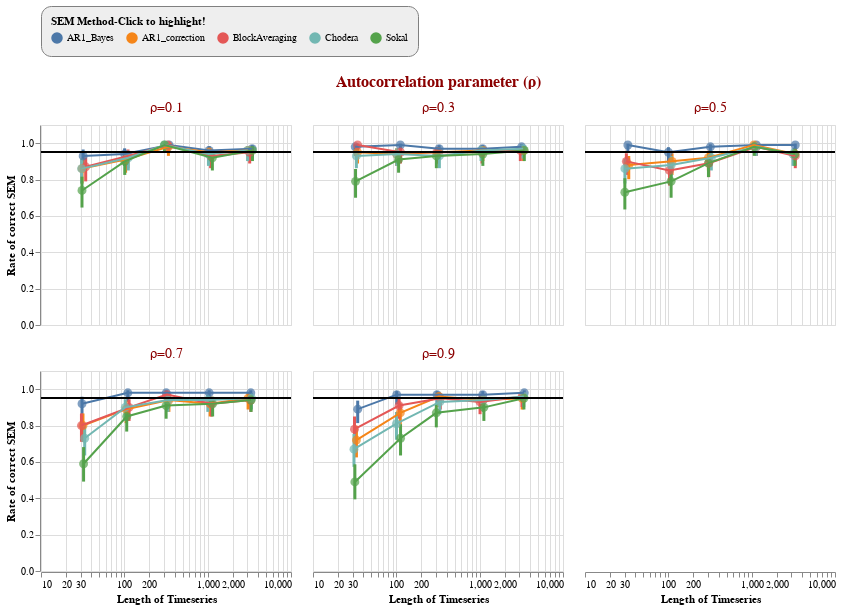

Write notebook code for a chart like this one.
### Code cell
chart.interactive()

### Figure 1 — Vega-Lite specification as saved in the notebook (floating-point values rounded to 4 significant figures)
{"config": {"view": {"continuousWidth": 400, "continuousHeight": 300}, "header": {"labelColor": "darkred", "labelFontSize": 14, "titleColor": "darkred", "titleFontSize": 16}, "legend": {"cornerRadius": 10, "fillColor": "#EEEEEE", "orient": "top", "padding": 10, "strokeColor": "gray"}}, "data": {"name": "data-22f9b012e54337021c86ad1db4ef479a"}, "facet": {"type": "nominal", "field": "trueRho", "title": "Autocorrelation parameter (ρ)"}, "spec": {"layer": [{"mark": {"type": "rule", "strokeWidth": 3}, "encoding": {"color": {"condition": {"type": "nominal", "field": "methodName", "selection": "selector014"}, "value": "lightgrey"}, "x": {"type": "quantitative", "field": "x_jittered"}, "y": {"type": "quantitative", "field": "ymin", "title": ""}, "y2": {"field": "ymax"}}, "selection": {"selector014": {"type": "single", "fields": ["methodName"], "empty": "all", "bind": "legend"}, "selector015": {"type": "interval", "bind": "scales", "encodings": ["x", "y"]}}, "transform": [{"calculate": "0.15*random()*datum.timeSeriesLength+datum.timeSeriesLength", "as": "x_jittered"}, {"calculate": "datum.confIntLow", "as": "ymin"}, {"calculate": "datum.confIntHigh", "as": "ymax"}, {"calculate": "0.95", "as": "goal"}]}, {"mark": {"type": "point", "filled": true}, "encoding": {"color": {"condition": {"type": "nominal", "field": "methodName", "legend": {"title": "SEM Method-Click to highlight!"}, "selection": "selector012"}, "value": "lightgrey"}, "size": {"value": 80}, "tooltip": [{"type": "nominal", "field": "methodName"}], "x": {"type": "quantitative", "field": "x_jittered", "scale": {"type": "log"}, "title": "Length of Timeseries"}, "y": {"type": "quantitative", "field": "rate", "scale": {"domain": [0, 1.04]}, "title": "Rate of correct SEM"}}, "selection": {"selector012": {"type": "single", "fields": ["methodName"], "empty": "all", "bind": "legend"}}, "transform": [{"calculate": "0.15*random()*datum.timeSeriesLength+datum.timeSeriesLength", "as": "x_jittered"}, {"calculate": "datum.confIntLow", "as": "ymin"}, {"calculate": "datum.confIntHigh", "as": "ymax"}, {"calculate": "0.95", "as": "goal"}]}, {"mark": "line", "encoding": {"color": {"condition": {"type": "nominal", "field": "methodName", "selection": "selector013"}, "value": "lightgrey"}, "x": {"type": "quantitative", "field": "x_jittered"}, "y": {"type": "quantitative", "field": "rate"}}, "selection": {"selector013": {"type": "single", "fields": ["methodName"], "empty": "all", "bind": "legend"}}, "transform": [{"calculate": "0.15*random()*datum.timeSeriesLength+datum.timeSeriesLength", "as": "x_jittered"}, {"calculate": "datum.confIntLow", "as": "ymin"}, {"calculate": "datum.confIntHigh", "as": "ymax"}, {"calculate": "0.95", "as": "goal"}]}, {"mark": {"type": "rule", "color": "black"}, "encoding": {"y": {"type": "quantitative", "field": "goal"}}, "transform": [{"calculate": "0.15*random()*datum.timeSeriesLength+datum.timeSeriesLength", "as": "x_jittered"}, {"calculate": "datum.confIntLow", "as": "ymin"}, {"calculate": "datum.confIntHigh", "as": "ymax"}, {"calculate": "0.95", "as": "goal"}]}], "height": 200, "width": 250}, "columns": 3, "$schema": "https://vega.github.io/schema/vega-lite/v4.8.1.json", "datasets": {"data-22f9b012e54337021c86ad1db4ef479a": [{"methodName": "AR1_Bayes", "timeSeriesLength": 30, "trueRho": "ρ=0.1", "rate": 0.93, "confInt": 0.05001, "confIntLow": 0.8624, "confIntHigh": 0.9652}, {"methodName": "AR1_Bayes", "timeSeriesLength": 30, "trueRho": "ρ=0.3", "rate": 0.98, "confInt": 0.02744, "confIntLow": 0.9303, "confIntHigh": 0.9938}, {"methodName": "AR1_Bayes", "timeSeriesLength": 30, "trueRho": "ρ=0.5", "rate": 0.99, "confInt": 0.0195, "confIntLow": 0.9461, "confIntHigh": 0.9976}, {"methodName": "AR1_Bayes", "timeSeriesLength": 30, "trueRho": "ρ=0.7", "rate": 0.92, "confInt": 0.05317, "confIntLow": 0.8499, "confIntHigh": 0.9584}, {"methodName": "AR1_Bayes", "timeSeriesLength": 30, "trueRho": "ρ=0.9", "rate": 0.89, "confInt": 0.06133, "confIntLow": 0.8135, "confIntHigh": 0.9371}, {"methodName": "AR1_Bayes", "timeSeriesLength": 100, "trueRho": "ρ=0.1", "rate": 0.94, "confInt": 0.04655, "confIntLow": 0.8752, "confIntHigh": 0.9717}, {"methodName": "AR1_Bayes", "timeSeriesLength": 100, "trueRho": "ρ=0.3", "rate": 0.99, "confInt": 0.0195, "confIntLow": 0.9461, "confIntHigh": 0.9976}, {"methodName": "AR1_Bayes", "timeSeriesLength": 100, "trueRho": "ρ=0.5", "rate": 0.95, "confInt": 0.04272, "confIntLow": 0.8882, "confIntHigh": 0.9779}, {"methodName": "AR1_Bayes", "timeSeriesLength": 100, "trueRho": "ρ=0.7", "rate": 0.98, "confInt": 0.02744, "confIntLow": 0.9303, "confIntHigh": 0.9938}, {"methodName": "AR1_Bayes", "timeSeriesLength": 100, "trueRho": "ρ=0.9", "rate": 0.97, "confInt": 0.03344, "confIntLow": 0.9156, "confIntHigh": 0.9891}, {"methodName": "AR1_Bayes", "timeSeriesLength": 300, "trueRho": "ρ=0.1", "rate": 0.99, "confInt": 0.0195, "confIntLow": 0.9461, "confIntHigh": 0.9976}, {"methodName": "AR1_Bayes", "timeSeriesLength": 300, "trueRho": "ρ=0.3", "rate": 0.97, "confInt": 0.03344, "confIntLow": 0.9156, "confIntHigh": 0.9891}, {"methodName": "AR1_Bayes", "timeSeriesLength": 300, "trueRho": "ρ=0.5", "rate": 0.98, "confInt": 0.02744, "confIntLow": 0.9303, "confIntHigh": 0.9938}, {"methodName": "AR1_Bayes", "timeSeriesLength": 300, "trueRho": "ρ=0.7", "rate": 0.98, "confInt": 0.02744, "confIntLow": 0.9303, "confIntHigh": 0.9938}, {"methodName": "AR1_Bayes", "timeSeriesLength": 300, "trueRho": "ρ=0.9", "rate": 0.97, "confInt": 0.03344, "confIntLow": 0.9156, "confIntHigh": 0.9891}, {"methodName": "AR1_Bayes", "timeSeriesLength": 1000, "trueRho": "ρ=0.1", "rate": 0.96, "confInt": 0.03841, "confIntLow": 0.9017, "confIntHigh": 0.9837}, {"methodName": "AR1_Bayes", "timeSeriesLength": 1000, "trueRho": "ρ=0.3", "rate": 0.97, "confInt": 0.03344, "confIntLow": 0.9156, "confIntHigh": 0.9891}, {"methodName": "AR1_Bayes", "timeSeriesLength": 1000, "trueRho": "ρ=0.5", "rate": 0.99, "confInt": 0.0195, "confIntLow": 0.9461, "confIntHigh": 0.9976}, {"methodName": "AR1_Bayes", "timeSeriesLength": 1000, "trueRho": "ρ=0.7", "rate": 0.98, "confInt": 0.02744, "confIntLow": 0.9303, "confIntHigh": 0.9938}, {"methodName": "AR1_Bayes", "timeSeriesLength": 1000, "trueRho": "ρ=0.9", "rate": 0.97, "confInt": 0.03344, "confIntLow": 0.9156, "confIntHigh": 0.9891}, {"methodName": "AR1_Bayes", "timeSeriesLength": 3000, "trueRho": "ρ=0.1", "rate": 0.97, "confInt": 0.03344, "confIntLow": 0.9156, "confIntHigh": 0.9891}, {"methodName": "AR1_Bayes", "timeSeriesLength": 3000, "trueRho": "ρ=0.3", "rate": 0.98, "confInt": 0.02744, "confIntLow": 0.9303, "confIntHigh": 0.9938}, {"methodName": "AR1_Bayes", "timeSeriesLength": 3000, "trueRho": "ρ=0.5", "rate": 0.99, "confInt": 0.0195, "confIntLow": 0.9461, "confIntHigh": 0.9976}, {"methodName": "AR1_Bayes", "timeSeriesLength": 3000, "trueRho": "ρ=0.7", "rate": 0.98, "confInt": 0.02744, "confIntLow": 0.9303, "confIntHigh": 0.9938}, {"methodName": "AR1_Bayes", "timeSeriesLength": 3000, "trueRho": "ρ=0.9", "rate": 0.98, "confInt": 0.02744, "confIntLow": 0.9303, "confIntHigh": 0.9938}, {"methodName": "AR1_correction", "timeSeriesLength": 30, "trueRho": "ρ=0.1", "rate": 0.86, "confInt": 0.06801, "confIntLow": 0.7784, "confIntHigh": 0.9144}, {"methodName": "AR1_correction", "timeSeriesLength": 30, "trueRho": "ρ=0.3", "rate": 0.95, "confInt": 0.04272, "confIntLow": 0.8882, "confIntHigh": 0.9779}, {"methodName": "AR1_correction", "timeSeriesLength": 30, "trueRho": "ρ=0.5", "rate": 0.88, "confInt": 0.06369, "confIntLow": 0.8017, "confIntHigh": 0.9296}, {"methodName": "AR1_correction", "timeSeriesLength": 30, "trueRho": "ρ=0.7", "rate": 0.8, "confInt": 0.0784, "confIntLow": 0.7109, "confIntHigh": 0.8664}, {"methodName": "AR1_correction", "timeSeriesLength": 30, "trueRho": "ρ=0.9", "rate": 0.72, "confInt": 0.088, "confIntLow": 0.6248, "confIntHigh": 0.7985}, {"methodName": "AR1_correction", "timeSeriesLength": 100, "trueRho": "ρ=0.1", "rate": 0.91, "confInt": 0.05609, "confIntLow": 0.8376, "confIntHigh": 0.9515}, {"methodName": "AR1_correction", "timeSeriesLength": 100, "trueRho": "ρ=0.3", "rate": 0.94, "confInt": 0.04655, "confIntLow": 0.8752, "confIntHigh": 0.9717}, {"methodName": "AR1_correction", "timeSeriesLength": 100, "trueRho": "ρ=0.5", "rate": 0.9, "confInt": 0.0588, "confIntLow": 0.8254, "confIntHigh": 0.9444}, {"methodName": "AR1_correction", "timeSeriesLength": 100, "trueRho": "ρ=0.7", "rate": 0.89, "confInt": 0.06133, "confIntLow": 0.8135, "confIntHigh": 0.9371}, {"methodName": "AR1_correction", "timeSeriesLength": 100, "trueRho": "ρ=0.9", "rate": 0.87, "confInt": 0.06592, "confIntLow": 0.79, "confIntHigh": 0.9221}, {"methodName": "AR1_correction", "timeSeriesLength": 300, "trueRho": "ρ=0.1", "rate": 0.98, "confInt": 0.02744, "confIntLow": 0.9303, "confIntHigh": 0.9938}, {"methodName": "AR1_correction", "timeSeriesLength": 300, "trueRho": "ρ=0.3", "rate": 0.95, "confInt": 0.04272, "confIntLow": 0.8882, "confIntHigh": 0.9779}, {"methodName": "AR1_correction", "timeSeriesLength": 300, "trueRho": "ρ=0.5", "rate": 0.92, "confInt": 0.05317, "confIntLow": 0.8499, "confIntHigh": 0.9584}, {"methodName": "AR1_correction", "timeSeriesLength": 300, "trueRho": "ρ=0.7", "rate": 0.94, "confInt": 0.04655, "confIntLow": 0.8752, "confIntHigh": 0.9717}, {"methodName": "AR1_correction", "timeSeriesLength": 300, "trueRho": "ρ=0.9", "rate": 0.96, "confInt": 0.03841, "confIntLow": 0.9017, "confIntHigh": 0.9837}, {"methodName": "AR1_correction", "timeSeriesLength": 1000, "trueRho": "ρ=0.1", "rate": 0.95, "confInt": 0.04272, "confIntLow": 0.8882, "confIntHigh": 0.9779}, {"methodName": "AR1_correction", "timeSeriesLength": 1000, "trueRho": "ρ=0.3", "rate": 0.96, "confInt": 0.03841, "confIntLow": 0.9017, "confIntHigh": 0.9837}, {"methodName": "AR1_correction", "timeSeriesLength": 1000, "trueRho": "ρ=0.5", "rate": 0.99, "confInt": 0.0195, "confIntLow": 0.9461, "confIntHigh": 0.9976}, {"methodName": "AR1_correction", "timeSeriesLength": 1000, "trueRho": "ρ=0.7", "rate": 0.92, "confInt": 0.05317, "confIntLow": 0.8499, "confIntHigh": 0.9584}, {"methodName": "AR1_correction", "timeSeriesLength": 1000, "trueRho": "ρ=0.9", "rate": 0.94, "confInt": 0.04655, "confIntLow": 0.8752, "confIntHigh": 0.9717}, {"methodName": "AR1_correction", "timeSeriesLength": 3000, "trueRho": "ρ=0.1", "rate": 0.96, "confInt": 0.03841, "confIntLow": 0.9017, "confIntHigh": 0.9837}, {"methodName": "AR1_correction", "timeSeriesLength": 3000, "trueRho": "ρ=0.3", "rate": 0.96, "confInt": 0.03841, "confIntLow": 0.9017, "confIntHigh": 0.9837}, {"methodName": "AR1_correction", "timeSeriesLength": 3000, "trueRho": "ρ=0.5", "rate": 0.94, "confInt": 0.04655, "confIntLow": 0.8752, "confIntHigh": 0.9717}, {"methodName": "AR1_correction", "timeSeriesLength": 3000, "trueRho": "ρ=0.7", "rate": 0.95, "confInt": 0.04272, "confIntLow": 0.8882, "confIntHigh": 0.9779}, {"methodName": "AR1_correction", "timeSeriesLength": 3000, "trueRho": "ρ=0.9", "rate": 0.95, "confInt": 0.04272, "confIntLow": 0.8882, "confIntHigh": 0.9779}, {"methodName": "BlockAveraging", "timeSeriesLength": 30, "trueRho": "ρ=0.1", "rate": 0.87, "confInt": 0.06592, "confIntLow": 0.79, "confIntHigh": 0.9221}, {"methodName": "BlockAveraging", "timeSeriesLength": 30, "trueRho": "ρ=0.3", "rate": 0.99, "confInt": 0.0195, "confIntLow": 0.9461, "confIntHigh": 0.9976}, {"methodName": "BlockAveraging", "timeSeriesLength": 30, "trueRho": "ρ=0.5", "rate": 0.9, "confInt": 0.0588, "confIntLow": 0.8254, "confIntHigh": 0.9444}, {"methodName": "BlockAveraging", "timeSeriesLength": 30, "trueRho": "ρ=0.7", "rate": 0.8, "confInt": 0.0784, "confIntLow": 0.7109, "confIntHigh": 0.8664}, {"methodName": "BlockAveraging", "timeSeriesLength": 30, "trueRho": "ρ=0.9", "rate": 0.78, "confInt": 0.08119, "confIntLow": 0.689, "confIntHigh": 0.8498}, {"methodName": "BlockAveraging", "timeSeriesLength": 100, "trueRho": "ρ=0.1", "rate": 0.93, "confInt": 0.05001, "confIntLow": 0.8624, "confIntHigh": 0.9652}, {"methodName": "BlockAveraging", "timeSeriesLength": 100, "trueRho": "ρ=0.3", "rate": 0.95, "confInt": 0.04272, "confIntLow": 0.8882, "confIntHigh": 0.9779}, {"methodName": "BlockAveraging", "timeSeriesLength": 100, "trueRho": "ρ=0.5", "rate": 0.85, "confInt": 0.06999, "confIntLow": 0.7669, "confIntHigh": 0.9067}, {"methodName": "BlockAveraging", "timeSeriesLength": 100, "trueRho": "ρ=0.7", "rate": 0.9, "confInt": 0.0588, "confIntLow": 0.8254, "confIntHigh": 0.9444}, {"methodName": "BlockAveraging", "timeSeriesLength": 100, "trueRho": "ρ=0.9", "rate": 0.91, "confInt": 0.05609, "confIntLow": 0.8376, "confIntHigh": 0.9515}, {"methodName": "BlockAveraging", "timeSeriesLength": 300, "trueRho": "ρ=0.1", "rate": 0.99, "confInt": 0.0195, "confIntLow": 0.9461, "confIntHigh": 0.9976}, {"methodName": "BlockAveraging", "timeSeriesLength": 300, "trueRho": "ρ=0.3", "rate": 0.95, "confInt": 0.04272, "confIntLow": 0.8882, "confIntHigh": 0.9779}, {"methodName": "BlockAveraging", "timeSeriesLength": 300, "trueRho": "ρ=0.5", "rate": 0.89, "confInt": 0.06133, "confIntLow": 0.8135, "confIntHigh": 0.9371}, {"methodName": "BlockAveraging", "timeSeriesLength": 300, "trueRho": "ρ=0.7", "rate": 0.97, "confInt": 0.03344, "confIntLow": 0.9156, "confIntHigh": 0.9891}, {"methodName": "BlockAveraging", "timeSeriesLength": 300, "trueRho": "ρ=0.9", "rate": 0.95, "confInt": 0.04272, "confIntLow": 0.8882, "confIntHigh": 0.9779}, {"methodName": "BlockAveraging", "timeSeriesLength": 1000, "trueRho": "ρ=0.1", "rate": 0.93, "confInt": 0.05001, "confIntLow": 0.8624, "confIntHigh": 0.9652}, {"methodName": "BlockAveraging", "timeSeriesLength": 1000, "trueRho": "ρ=0.3", "rate": 0.95, "confInt": 0.04272, "confIntLow": 0.8882, "confIntHigh": 0.9779}, {"methodName": "BlockAveraging", "timeSeriesLength": 1000, "trueRho": "ρ=0.5", "rate": 0.98, "confInt": 0.02744, "confIntLow": 0.9303, "confIntHigh": 0.9938}, {"methodName": "BlockAveraging", "timeSeriesLength": 1000, "trueRho": "ρ=0.7", "rate": 0.92, "confInt": 0.05317, "confIntLow": 0.8499, "confIntHigh": 0.9584}, {"methodName": "BlockAveraging", "timeSeriesLength": 1000, "trueRho": "ρ=0.9", "rate": 0.93, "confInt": 0.05001, "confIntLow": 0.8624, "confIntHigh": 0.9652}, {"methodName": "BlockAveraging", "timeSeriesLength": 3000, "trueRho": "ρ=0.1", "rate": 0.95, "confInt": 0.04272, "confIntLow": 0.8882, "confIntHigh": 0.9779}, {"methodName": "BlockAveraging", "timeSeriesLength": 3000, "trueRho": "ρ=0.3", "rate": 0.96, "confInt": 0.03841, "confIntLow": 0.9017, "confIntHigh": 0.9837}, {"methodName": "BlockAveraging", "timeSeriesLength": 3000, "trueRho": "ρ=0.5", "rate": 0.93, "confInt": 0.05001, "confIntLow": 0.8624, "confIntHigh": 0.9652}, {"methodName": "BlockAveraging", "timeSeriesLength": 3000, "trueRho": "ρ=0.7", "rate": 0.94, "confInt": 0.04655, "confIntLow": 0.8752, "confIntHigh": 0.9717}, {"methodName": "BlockAveraging", "timeSeriesLength": 3000, "trueRho": "ρ=0.9", "rate": 0.96, "confInt": 0.03841, "confIntLow": 0.9017, "confIntHigh": 0.9837}, {"methodName": "Chodera", "timeSeriesLength": 30, "trueRho": "ρ=0.1", "rate": 0.86, "confInt": 0.06801, "confIntLow": 0.7784, "confIntHigh": 0.9144}, {"methodName": "Chodera", "timeSeriesLength": 30, "trueRho": "ρ=0.3", "rate": 0.93, "confInt": 0.05001, "confIntLow": 0.8624, "confIntHigh": 0.9652}, {"methodName": "Chodera", "timeSeriesLength": 30, "trueRho": "ρ=0.5", "rate": 0.86, "confInt": 0.06801, "confIntLow": 0.7784, "confIntHigh": 0.9144}, {"methodName": "Chodera", "timeSeriesLength": 30, "trueRho": "ρ=0.7", "rate": 0.73, "confInt": 0.08702, "confIntLow": 0.6354, "confIntHigh": 0.8072}, {"methodName": "Chodera", "timeSeriesLength": 30, "trueRho": "ρ=0.9", "rate": 0.67, "confInt": 0.09216, "confIntLow": 0.5728, "confIntHigh": 0.7544}, {"methodName": "Chodera", "timeSeriesLength": 100, "trueRho": "ρ=0.1", "rate": 0.92, "confInt": 0.05317, "confIntLow": 0.8499, "confIntHigh": 0.9584}, {"methodName": "Chodera", "timeSeriesLength": 100, "trueRho": "ρ=0.3", "rate": 0.94, "confInt": 0.04655, "confIntLow": 0.8752, "confIntHigh": 0.9717}, {"methodName": "Chodera", "timeSeriesLength": 100, "trueRho": "ρ=0.5", "rate": 0.88, "confInt": 0.06369, "confIntLow": 0.8017, "confIntHigh": 0.9296}, {"methodName": "Chodera", "timeSeriesLength": 100, "trueRho": "ρ=0.7", "rate": 0.9, "confInt": 0.0588, "confIntLow": 0.8254, "confIntHigh": 0.9444}, {"methodName": "Chodera", "timeSeriesLength": 100, "trueRho": "ρ=0.9", "rate": 0.81, "confInt": 0.07689, "confIntLow": 0.7219, "confIntHigh": 0.8746}, {"methodName": "Chodera", "timeSeriesLength": 300, "trueRho": "ρ=0.1", "rate": 0.99, "confInt": 0.0195, "confIntLow": 0.9461, "confIntHigh": 0.9976}, {"methodName": "Chodera", "timeSeriesLength": 300, "trueRho": "ρ=0.3", "rate": 0.93, "confInt": 0.05001, "confIntLow": 0.8624, "confIntHigh": 0.9652}, {"methodName": "Chodera", "timeSeriesLength": 300, "trueRho": "ρ=0.5", "rate": 0.92, "confInt": 0.05317, "confIntLow": 0.8499, "confIntHigh": 0.9584}, {"methodName": "Chodera", "timeSeriesLength": 300, "trueRho": "ρ=0.7", "rate": 0.94, "confInt": 0.04655, "confIntLow": 0.8752, "confIntHigh": 0.9717}, {"methodName": "Chodera", "timeSeriesLength": 300, "trueRho": "ρ=0.9", "rate": 0.93, "confInt": 0.05001, "confIntLow": 0.8624, "confIntHigh": 0.9652}, {"methodName": "Chodera", "timeSeriesLength": 1000, "trueRho": "ρ=0.1", "rate": 0.94, "confInt": 0.04655, "confIntLow": 0.8752, "confIntHigh": 0.9717}, {"methodName": "Chodera", "timeSeriesLength": 1000, "trueRho": "ρ=0.3", "rate": 0.96, "confInt": 0.03841, "confIntLow": 0.9017, "confIntHigh": 0.9837}, {"methodName": "Chodera", "timeSeriesLength": 1000, "trueRho": "ρ=0.5", "rate": 0.98, "confInt": 0.02744, "confIntLow": 0.9303, "confIntHigh": 0.9938}, {"methodName": "Chodera", "timeSeriesLength": 1000, "trueRho": "ρ=0.7", "rate": 0.94, "confInt": 0.04655, "confIntLow": 0.8752, "confIntHigh": 0.9717}, {"methodName": "Chodera", "timeSeriesLength": 1000, "trueRho": "ρ=0.9", "rate": 0.94, "confInt": 0.04655, "confIntLow": 0.8752, "confIntHigh": 0.9717}, {"methodName": "Chodera", "timeSeriesLength": 3000, "trueRho": "ρ=0.1", "rate": 0.96, "confInt": 0.03841, "confIntLow": 0.9017, "confIntHigh": 0.9837}, {"methodName": "Chodera", "timeSeriesLength": 3000, "trueRho": "ρ=0.3", "rate": 0.97, "confInt": 0.03344, "confIntLow": 0.9156, "confIntHigh": 0.9891}, {"methodName": "Chodera", "timeSeriesLength": 3000, "trueRho": "ρ=0.5", "rate": 0.94, "confInt": 0.04655, "confIntLow": 0.8752, "confIntHigh": 0.9717}, {"methodName": "Chodera", "timeSeriesLength": 3000, "trueRho": "ρ=0.7", "rate": 0.95, "confInt": 0.04272, "confIntLow": 0.8882, "confIntHigh": 0.9779}, {"methodName": "Chodera", "timeSeriesLength": 3000, "trueRho": "ρ=0.9", "rate": 0.96, "confInt": 0.03841, "confIntLow": 0.9017, "confIntHigh": 0.9837}, {"methodName": "Sokal", "timeSeriesLength": 30, "trueRho": "ρ=0.1", "rate": 0.74, "confInt": 0.08597, "confIntLow": 0.646, "confIntHigh": 0.8159}, {"methodName": "Sokal", "timeSeriesLength": 30, "trueRho": "ρ=0.3", "rate": 0.79, "confInt": 0.07983, "confIntLow": 0.6999, "confIntHigh": 0.8582}, {"methodName": "Sokal", "timeSeriesLength": 30, "trueRho": "ρ=0.5", "rate": 0.73, "confInt": 0.08702, "confIntLow": 0.6354, "confIntHigh": 0.8072}, {"methodName": "Sokal", "timeSeriesLength": 30, "trueRho": "ρ=0.7", "rate": 0.59, "confInt": 0.0964, "confIntLow": 0.4918, "confIntHigh": 0.6814}, {"methodName": "Sokal", "timeSeriesLength": 30, "trueRho": "ρ=0.9", "rate": 0.49, "confInt": 0.09798, "confIntLow": 0.394, "confIntHigh": 0.5867}, {"methodName": "Sokal", "timeSeriesLength": 100, "trueRho": "ρ=0.1", "rate": 0.9, "confInt": 0.0588, "confIntLow": 0.8254, "confIntHigh": 0.9444}, {"methodName": "Sokal", "timeSeriesLength": 100, "trueRho": "ρ=0.3", "rate": 0.91, "confInt": 0.05609, "confIntLow": 0.8376, "confIntHigh": 0.9515}, {"methodName": "Sokal", "timeSeriesLength": 100, "trueRho": "ρ=0.5", "rate": 0.79, "confInt": 0.07983, "confIntLow": 0.6999, "confIntHigh": 0.8582}, {"methodName": "Sokal", "timeSeriesLength": 100, "trueRho": "ρ=0.7", "rate": 0.85, "confInt": 0.06999, "confIntLow": 0.7669, "confIntHigh": 0.9067}, {"methodName": "Sokal", "timeSeriesLength": 100, "trueRho": "ρ=0.9", "rate": 0.73, "confInt": 0.08702, "confIntLow": 0.6354, "confIntHigh": 0.8072}, {"methodName": "Sokal", "timeSeriesLength": 300, "trueRho": "ρ=0.1", "rate": 0.99, "confInt": 0.0195, "confIntLow": 0.9461, "confIntHigh": 0.9976}, {"methodName": "Sokal", "timeSeriesLength": 300, "trueRho": "ρ=0.3", "rate": 0.93, "confInt": 0.05001, "confIntLow": 0.8624, "confIntHigh": 0.9652}, {"methodName": "Sokal", "timeSeriesLength": 300, "trueRho": "ρ=0.5", "rate": 0.89, "confInt": 0.06133, "confIntLow": 0.8135, "confIntHigh": 0.9371}, {"methodName": "Sokal", "timeSeriesLength": 300, "trueRho": "ρ=0.7", "rate": 0.91, "confInt": 0.05609, "confIntLow": 0.8376, "confIntHigh": 0.9515}, {"methodName": "Sokal", "timeSeriesLength": 300, "trueRho": "ρ=0.9", "rate": 0.87, "confInt": 0.06592, "confIntLow": 0.79, "confIntHigh": 0.9221}, {"methodName": "Sokal", "timeSeriesLength": 1000, "trueRho": "ρ=0.1", "rate": 0.92, "confInt": 0.05317, "confIntLow": 0.8499, "confIntHigh": 0.9584}, {"methodName": "Sokal", "timeSeriesLength": 1000, "trueRho": "ρ=0.3", "rate": 0.94, "confInt": 0.04655, "confIntLow": 0.8752, "confIntHigh": 0.9717}, {"methodName": "Sokal", "timeSeriesLength": 1000, "trueRho": "ρ=0.5", "rate": 0.98, "confInt": 0.02744, "confIntLow": 0.9303, "confIntHigh": 0.9938}, {"methodName": "Sokal", "timeSeriesLength": 1000, "trueRho": "ρ=0.7", "rate": 0.92, "confInt": 0.05317, "confIntLow": 0.8499, "confIntHigh": 0.9584}, {"methodName": "Sokal", "timeSeriesLength": 1000, "trueRho": "ρ=0.9", "rate": 0.9, "confInt": 0.0588, "confIntLow": 0.8254, "confIntHigh": 0.9444}, {"methodName": "Sokal", "timeSeriesLength": 3000, "trueRho": "ρ=0.1", "rate": 0.96, "confInt": 0.03841, "confIntLow": 0.9017, "confIntHigh": 0.9837}, {"methodName": "Sokal", "timeSeriesLength": 3000, "trueRho": "ρ=0.3", "rate": 0.96, "confInt": 0.03841, "confIntLow": 0.9017, "confIntHigh": 0.9837}, {"methodName": "Sokal", "timeSeriesLength": 3000, "trueRho": "ρ=0.5", "rate": 0.94, "confInt": 0.04655, "confIntLow": 0.8752, "confIntHigh": 0.9717}, {"methodName": "Sokal", "timeSeriesLength": 3000, "trueRho": "ρ=0.7", "rate": 0.94, "confInt": 0.04655, "confIntLow": 0.8752, "confIntHigh": 0.9717}, {"methodName": "Sokal", "timeSeriesLength": 3000, "trueRho": "ρ=0.9", "rate": 0.95, "confInt": 0.04272, "confIntLow": 0.8882, "confIntHigh": 0.9779}]}}
